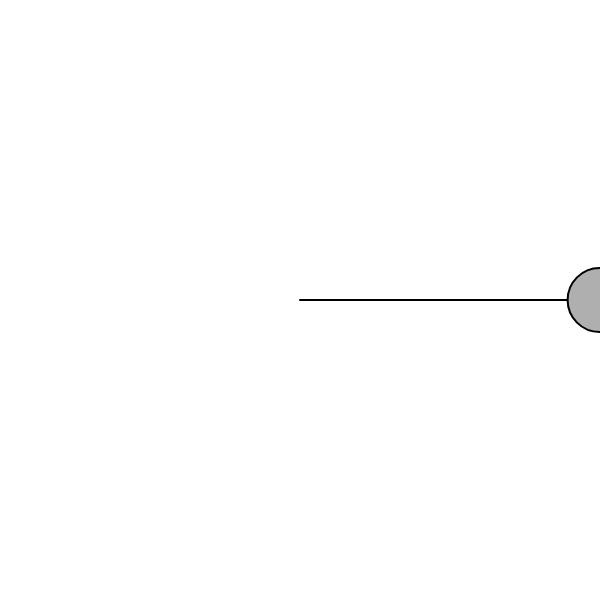
Frame 1 (no input)
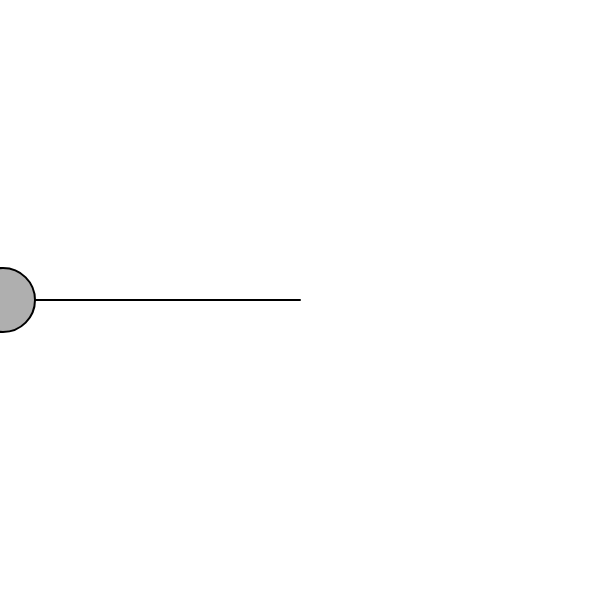
Frame 60 (no input)
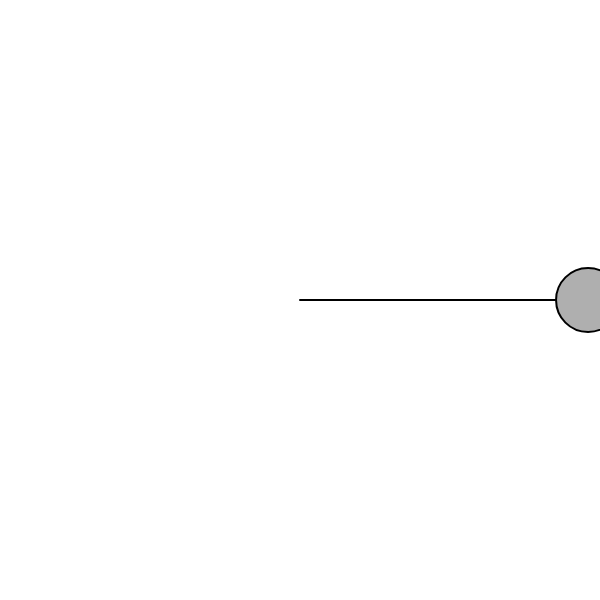
Frame 120 (the mouse pressed at the canvas centre since frame 60)

The p5.js sketch that drew these frames (run headless with seeded random() and noise() and a simulated clock; from frame 60 on, the mouse is pressed at the canvas centre):

// p5.js sketch
// ── sketch.js

let angle = 0,
    angleVelocity = 0.05;

function setup() {
  createCanvas(600, 600);
  amplitude = width/2;
}

function draw() {
  angle += angleVelocity;
  let x = amplitude * cos(angle);
  background(255);
  stroke(0);
  strokeWeight(2);
  fill(175);
  translate(width/2, height/2);
  line(0, 0, x, 0);
  ellipse(x, 0, 64, 64)

}
